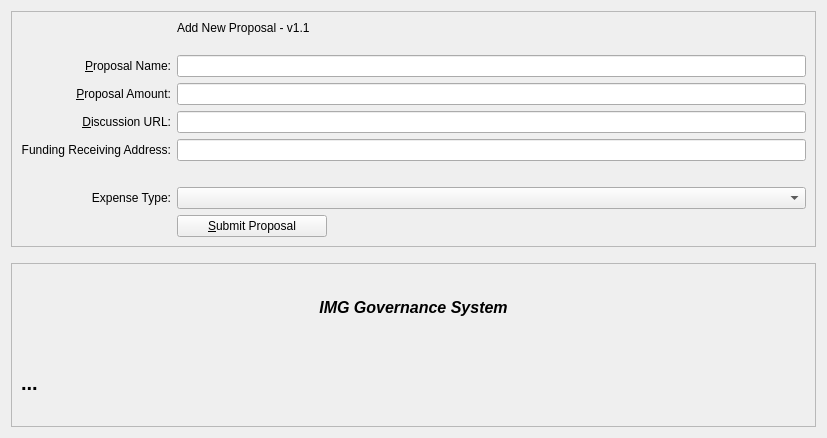
<?xml version="1.0" encoding="UTF-8"?>
<ui version="4.0">
 <class>ProposalPage</class>
 <widget class="QWidget" name="ProposalPage">
  <property name="geometry">
   <rect>
    <x>0</x>
    <y>0</y>
    <width>827</width>
    <height>438</height>
   </rect>
  </property>
  <layout class="QVBoxLayout" name="verticalLayout" stretch="0,0,1">
   <item>
    <widget class="QFrame" name="frame2">
     <property name="sizePolicy">
      <sizepolicy hsizetype="Preferred" vsizetype="Expanding">
       <horstretch>0</horstretch>
       <verstretch>0</verstretch>
      </sizepolicy>
     </property>
     <property name="frameShape">
      <enum>QFrame::StyledPanel</enum>
     </property>
     <property name="frameShadow">
      <enum>QFrame::Sunken</enum>
     </property>
     <layout class="QVBoxLayout" name="verticalLayout_3">
      <item>
       <layout class="QGridLayout" name="gridLayout">
        <item row="8" column="0">
         <widget class="QLabel" name="label_4">
          <property name="text">
           <string/>
          </property>
         </widget>
        </item>
        <item row="5" column="2">
         <widget class="QLineEdit" name="txtAmount">
          <property name="toolTip">
           <string>Proposal Amount</string>
          </property>
          <property name="inputMethodHints">
           <set>Qt::ImhDigitsOnly</set>
          </property>
         </widget>
        </item>
        <item row="5" column="0">
         <widget class="QLabel" name="label_212">
          <property name="toolTip">
           <string>Enter Proposal Amount</string>
          </property>
          <property name="text">
           <string>&amp;Proposal Amount:</string>
          </property>
          <property name="alignment">
           <set>Qt::AlignRight|Qt::AlignTrailing|Qt::AlignVCenter</set>
          </property>
          <property name="buddy">
           <cstring>txtAmount</cstring>
          </property>
         </widget>
        </item>
        <item row="6" column="2">
         <widget class="QLineEdit" name="txtURL">
          <property name="toolTip">
           <string>Discussion URL</string>
          </property>
         </widget>
        </item>
        <item row="6" column="0">
         <widget class="QLabel" name="label_22">
          <property name="toolTip">
           <string>Discussion URL</string>
          </property>
          <property name="text">
           <string>&amp;Discussion URL:</string>
          </property>
          <property name="alignment">
           <set>Qt::AlignRight|Qt::AlignTrailing|Qt::AlignVCenter</set>
          </property>
          <property name="buddy">
           <cstring>txtURL</cstring>
          </property>
         </widget>
        </item>
        <item row="4" column="2">
         <widget class="QLineEdit" name="txtName">
          <property name="toolTip">
           <string>Enter Proposal Name</string>
          </property>
         </widget>
        </item>
        <item row="2" column="2">
         <widget class="QLabel" name="label_5">
          <property name="text">
           <string>Add New Proposal - v1.1&lt;br&gt;</string>
          </property>
         </widget>
        </item>
        <item row="4" column="0">
         <widget class="QLabel" name="label_2">
          <property name="toolTip">
           <string>Enter Proposal Name</string>
          </property>
          <property name="text">
           <string>&amp;Proposal Name:</string>
          </property>
          <property name="alignment">
           <set>Qt::AlignRight|Qt::AlignTrailing|Qt::AlignVCenter</set>
          </property>
          <property name="buddy">
           <cstring>txtName</cstring>
          </property>
         </widget>
        </item>
        <item row="11" column="2">
         <layout class="QHBoxLayout" name="horizontalLayout">
          <item>
           <widget class="QPushButton" name="btnSubmit">
            <property name="minimumSize">
             <size>
              <width>150</width>
              <height>0</height>
             </size>
            </property>
            <property name="text">
             <string>&amp;Submit Proposal</string>
            </property>
           </widget>
          </item>
          <item>
           <spacer name="horizontalSpacer">
            <property name="orientation">
             <enum>Qt::Horizontal</enum>
            </property>
            <property name="sizeHint" stdset="0">
             <size>
              <width>40</width>
              <height>20</height>
             </size>
            </property>
           </spacer>
          </item>
         </layout>
        </item>
        <item row="11" column="0">
         <widget class="QLabel" name="label_7">
          <property name="text">
           <string/>
          </property>
         </widget>
        </item>
        <item row="9" column="2">
         <widget class="QComboBox" name="cmbExpenseType"/>
        </item>
        <item row="9" column="0">
         <widget class="QLabel" name="label_31">
          <property name="toolTip">
           <string>Expense Type</string>
          </property>
          <property name="text">
           <string>Expense Type:</string>
          </property>
          <property name="alignment">
           <set>Qt::AlignRight|Qt::AlignTrailing|Qt::AlignVCenter</set>
          </property>
         </widget>
        </item>
        <item row="7" column="2">
         <widget class="QLineEdit" name="txtAddress">
          <property name="toolTip">
           <string>Address</string>
          </property>
          <property name="inputMethodHints">
           <set>Qt::ImhNone</set>
          </property>
          <property name="echoMode">
           <enum>QLineEdit::Normal</enum>
          </property>
         </widget>
        </item>
        <item row="7" column="0">
         <widget class="QLabel" name="label194">
          <property name="toolTip">
           <string>Receiving Address</string>
          </property>
          <property name="text">
           <string>Funding Receiving Address:</string>
          </property>
          <property name="alignment">
           <set>Qt::AlignRight|Qt::AlignTrailing|Qt::AlignVCenter</set>
          </property>
         </widget>
        </item>
       </layout>
      </item>
     </layout>
    </widget>
   </item>
   <item>
    <spacer name="verticalSpacer_2">
     <property name="orientation">
      <enum>Qt::Vertical</enum>
     </property>
     <property name="sizeHint" stdset="0">
      <size>
       <width>20</width>
       <height>10</height>
      </size>
     </property>
    </spacer>
   </item>
   <item>
    <widget class="QFrame" name="frame">
     <property name="sizePolicy">
      <sizepolicy hsizetype="Preferred" vsizetype="Expanding">
       <horstretch>0</horstretch>
       <verstretch>0</verstretch>
      </sizepolicy>
     </property>
     <property name="frameShape">
      <enum>QFrame::StyledPanel</enum>
     </property>
     <property name="frameShadow">
      <enum>QFrame::Raised</enum>
     </property>
     <layout class="QVBoxLayout" name="verticalLayout_2">
      <item>
       <widget class="QLabel" name="label_6">
        <property name="font">
         <font>
          <weight>75</weight>
          <bold>true</bold>
         </font>
        </property>
        <property name="text">
         <string>&lt;html&gt;&lt;head/&gt;&lt;body&gt;&lt;p align=&quot;center&quot;&gt;&lt;span style=&quot; font-size:12pt; font-style:italic;&quot;&gt;IMG Governance System&lt;/span&gt;&lt;/p&gt;&lt;/body&gt;&lt;/html&gt;</string>
        </property>
       </widget>
      </item>
      <item>
       <layout class="QHBoxLayout" name="horizontalLayout_2">
        <item>
         <widget class="QLabel" name="txtInfo">
          <property name="font">
           <font>
            <pointsize>15</pointsize>
            <weight>75</weight>
            <bold>true</bold>
           </font>
          </property>
          <property name="text">
           <string>...</string>
          </property>
         </widget>
        </item>
        <item>
         <spacer name="horizontalSpacer_2">
          <property name="orientation">
           <enum>Qt::Horizontal</enum>
          </property>
          <property name="sizeHint" stdset="0">
           <size>
            <width>40</width>
            <height>20</height>
           </size>
          </property>
         </spacer>
        </item>
       </layout>
      </item>
     </layout>
    </widget>
   </item>
  </layout>
 </widget>
 <tabstops>
  <tabstop>txtName</tabstop>
  <tabstop>txtAmount</tabstop>
  <tabstop>txtURL</tabstop>
  <tabstop>txtAddress</tabstop>
  <tabstop>cmbExpenseType</tabstop>
  <tabstop>btnSubmit</tabstop>
 </tabstops>
 <resources>
  <include location="../imagecoin.qrc"/>
 </resources>
 <connections/>
</ui>
